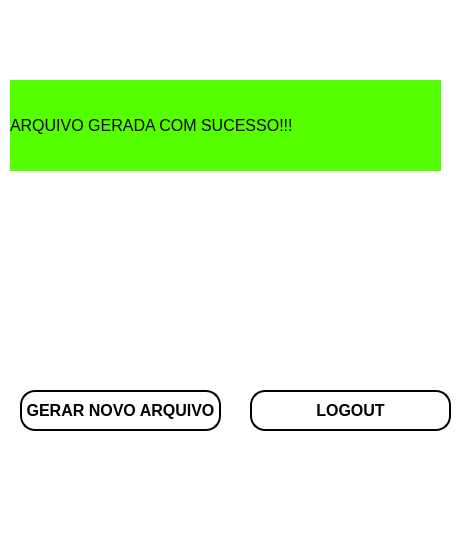
<?xml version="1.0" encoding="UTF-8"?>
<ui version="4.0">
 <class>MainWindow</class>
 <widget class="QMainWindow" name="MainWindow">
  <property name="geometry">
   <rect>
    <x>0</x>
    <y>0</y>
    <width>464</width>
    <height>541</height>
   </rect>
  </property>
  <property name="windowTitle">
   <string>MainWindow</string>
  </property>
  <property name="styleSheet">
   <string notr="true">background-color: rgb(255, 0, 0);
background-color: rgb(255, 255, 255);</string>
  </property>
  <widget class="QWidget" name="centralwidget">
   <widget class="QPushButton" name="pushButton">
    <property name="geometry">
     <rect>
      <x>250</x>
      <y>390</y>
      <width>201</width>
      <height>41</height>
     </rect>
    </property>
    <property name="font">
     <font>
      <pointsize>12</pointsize>
      <weight>75</weight>
      <bold>true</bold>
     </font>
    </property>
    <property name="styleSheet">
     <string notr="true">background-color: rgb(255, 255, 255);
border-radius:15px;
border-style:outset;
border-width:2px;
border-color:black;</string>
    </property>
    <property name="text">
     <string>LOGOUT</string>
    </property>
   </widget>
   <widget class="QPushButton" name="pushButton_2">
    <property name="geometry">
     <rect>
      <x>20</x>
      <y>390</y>
      <width>201</width>
      <height>41</height>
     </rect>
    </property>
    <property name="font">
     <font>
      <pointsize>12</pointsize>
      <weight>75</weight>
      <italic>false</italic>
      <bold>true</bold>
     </font>
    </property>
    <property name="styleSheet">
     <string notr="true">background-color: rgb(255, 255, 255);
border-radius:15px;
border-style:outset;
border-width:2px;
border-color:black;</string>
    </property>
    <property name="text">
     <string>GERAR NOVO ARQUIVO</string>
    </property>
   </widget>
   <widget class="QLabel" name="label">
    <property name="geometry">
     <rect>
      <x>10</x>
      <y>80</y>
      <width>431</width>
      <height>91</height>
     </rect>
    </property>
    <property name="font">
     <font>
      <pointsize>12</pointsize>
     </font>
    </property>
    <property name="styleSheet">
     <string notr="true">background-color: rgb(85, 255, 0);</string>
    </property>
    <property name="text">
     <string>ARQUIVO GERADA COM SUCESSO!!!</string>
    </property>
   </widget>
  </widget>
  <widget class="QMenuBar" name="menubar">
   <property name="geometry">
    <rect>
     <x>0</x>
     <y>0</y>
     <width>464</width>
     <height>21</height>
    </rect>
   </property>
  </widget>
  <widget class="QStatusBar" name="statusbar"/>
 </widget>
 <resources/>
 <connections/>
</ui>
